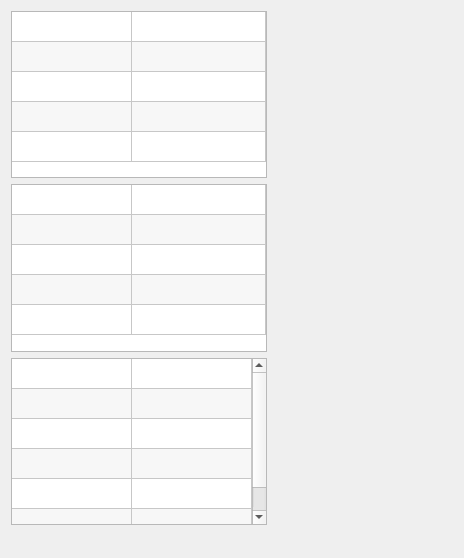
<?xml version="1.0" encoding="UTF-8"?>
<ui version="4.0">
 <class>Info</class>
 <widget class="QWidget" name="Info">
  <property name="geometry">
   <rect>
    <x>0</x>
    <y>0</y>
    <width>464</width>
    <height>558</height>
   </rect>
  </property>
  <property name="windowTitle">
   <string>Form</string>
  </property>
  <layout class="QGridLayout" name="gridLayout">
   <item row="0" column="1">
    <widget class="QLabel" name="label">
     <property name="maximumSize">
      <size>
       <width>160</width>
       <height>160</height>
      </size>
     </property>
     <property name="text">
      <string/>
     </property>
     <property name="pixmap">
      <pixmap resource="../../../res/res.qrc">:/res/image/t4/mrx-t4.png</pixmap>
     </property>
     <property name="scaledContents">
      <bool>true</bool>
     </property>
     <property name="alignment">
      <set>Qt::AlignLeading|Qt::AlignLeft|Qt::AlignTop</set>
     </property>
    </widget>
   </item>
   <item row="3" column="0">
    <spacer name="verticalSpacer">
     <property name="orientation">
      <enum>Qt::Vertical</enum>
     </property>
     <property name="sizeHint" stdset="0">
      <size>
       <width>20</width>
       <height>40</height>
      </size>
     </property>
    </spacer>
   </item>
   <item row="0" column="2">
    <spacer name="horizontalSpacer">
     <property name="orientation">
      <enum>Qt::Horizontal</enum>
     </property>
     <property name="sizeHint" stdset="0">
      <size>
       <width>40</width>
       <height>20</height>
      </size>
     </property>
    </spacer>
   </item>
   <item row="0" column="0">
    <widget class="QTableWidget" name="tableWidget">
     <property name="editTriggers">
      <set>QAbstractItemView::NoEditTriggers</set>
     </property>
     <property name="alternatingRowColors">
      <bool>true</bool>
     </property>
     <property name="rowCount">
      <number>5</number>
     </property>
     <property name="columnCount">
      <number>2</number>
     </property>
     <attribute name="horizontalHeaderVisible">
      <bool>false</bool>
     </attribute>
     <attribute name="horizontalHeaderDefaultSectionSize">
      <number>120</number>
     </attribute>
     <attribute name="horizontalHeaderHighlightSections">
      <bool>false</bool>
     </attribute>
     <attribute name="horizontalHeaderStretchLastSection">
      <bool>true</bool>
     </attribute>
     <attribute name="verticalHeaderVisible">
      <bool>false</bool>
     </attribute>
     <attribute name="verticalHeaderStretchLastSection">
      <bool>false</bool>
     </attribute>
     <row/>
     <row/>
     <row/>
     <row/>
     <row/>
     <column/>
     <column/>
    </widget>
   </item>
   <item row="2" column="0">
    <widget class="QTableWidget" name="tableWidget2">
     <property name="editTriggers">
      <set>QAbstractItemView::NoEditTriggers</set>
     </property>
     <property name="alternatingRowColors">
      <bool>true</bool>
     </property>
     <property name="showGrid">
      <bool>true</bool>
     </property>
     <property name="cornerButtonEnabled">
      <bool>true</bool>
     </property>
     <property name="rowCount">
      <number>6</number>
     </property>
     <property name="columnCount">
      <number>2</number>
     </property>
     <attribute name="horizontalHeaderVisible">
      <bool>false</bool>
     </attribute>
     <attribute name="horizontalHeaderDefaultSectionSize">
      <number>120</number>
     </attribute>
     <attribute name="horizontalHeaderStretchLastSection">
      <bool>true</bool>
     </attribute>
     <attribute name="verticalHeaderVisible">
      <bool>false</bool>
     </attribute>
     <attribute name="verticalHeaderHighlightSections">
      <bool>true</bool>
     </attribute>
     <attribute name="verticalHeaderStretchLastSection">
      <bool>false</bool>
     </attribute>
     <row/>
     <row/>
     <row/>
     <row/>
     <row/>
     <row/>
     <column/>
     <column/>
    </widget>
   </item>
   <item row="1" column="0">
    <widget class="QTableWidget" name="tableWidgetT">
     <property name="editTriggers">
      <set>QAbstractItemView::NoEditTriggers</set>
     </property>
     <property name="alternatingRowColors">
      <bool>true</bool>
     </property>
     <property name="rowCount">
      <number>5</number>
     </property>
     <property name="columnCount">
      <number>2</number>
     </property>
     <attribute name="horizontalHeaderVisible">
      <bool>false</bool>
     </attribute>
     <attribute name="horizontalHeaderDefaultSectionSize">
      <number>120</number>
     </attribute>
     <attribute name="horizontalHeaderStretchLastSection">
      <bool>true</bool>
     </attribute>
     <attribute name="verticalHeaderVisible">
      <bool>false</bool>
     </attribute>
     <attribute name="verticalHeaderStretchLastSection">
      <bool>false</bool>
     </attribute>
     <row/>
     <row/>
     <row/>
     <row/>
     <row/>
     <column/>
     <column/>
    </widget>
   </item>
   <item row="1" column="1" rowspan="3">
    <spacer name="verticalSpacer_2">
     <property name="orientation">
      <enum>Qt::Vertical</enum>
     </property>
     <property name="sizeHint" stdset="0">
      <size>
       <width>20</width>
       <height>40</height>
      </size>
     </property>
    </spacer>
   </item>
  </layout>
 </widget>
 <resources>
  <include location="../../../res/res.qrc"/>
 </resources>
 <connections/>
</ui>
